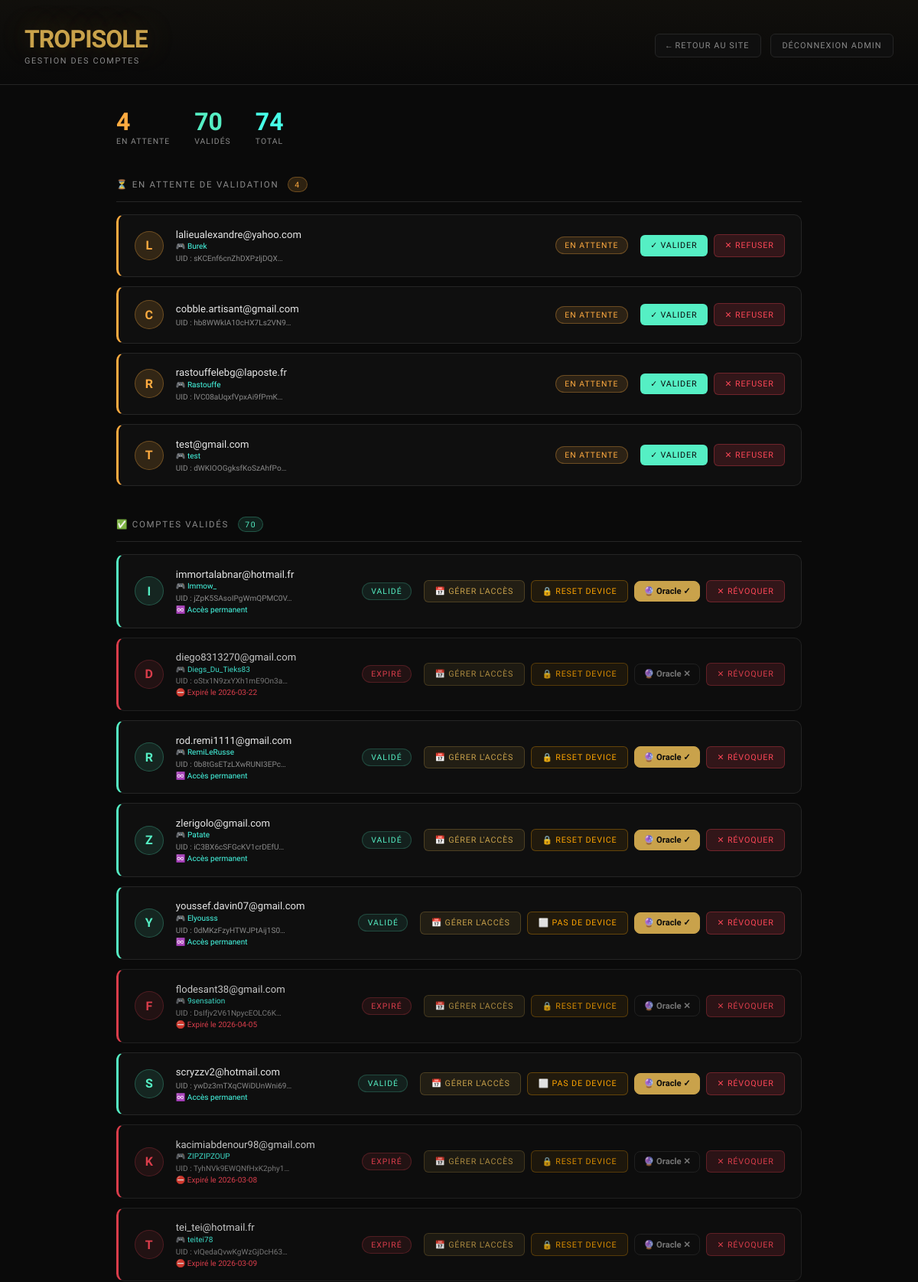
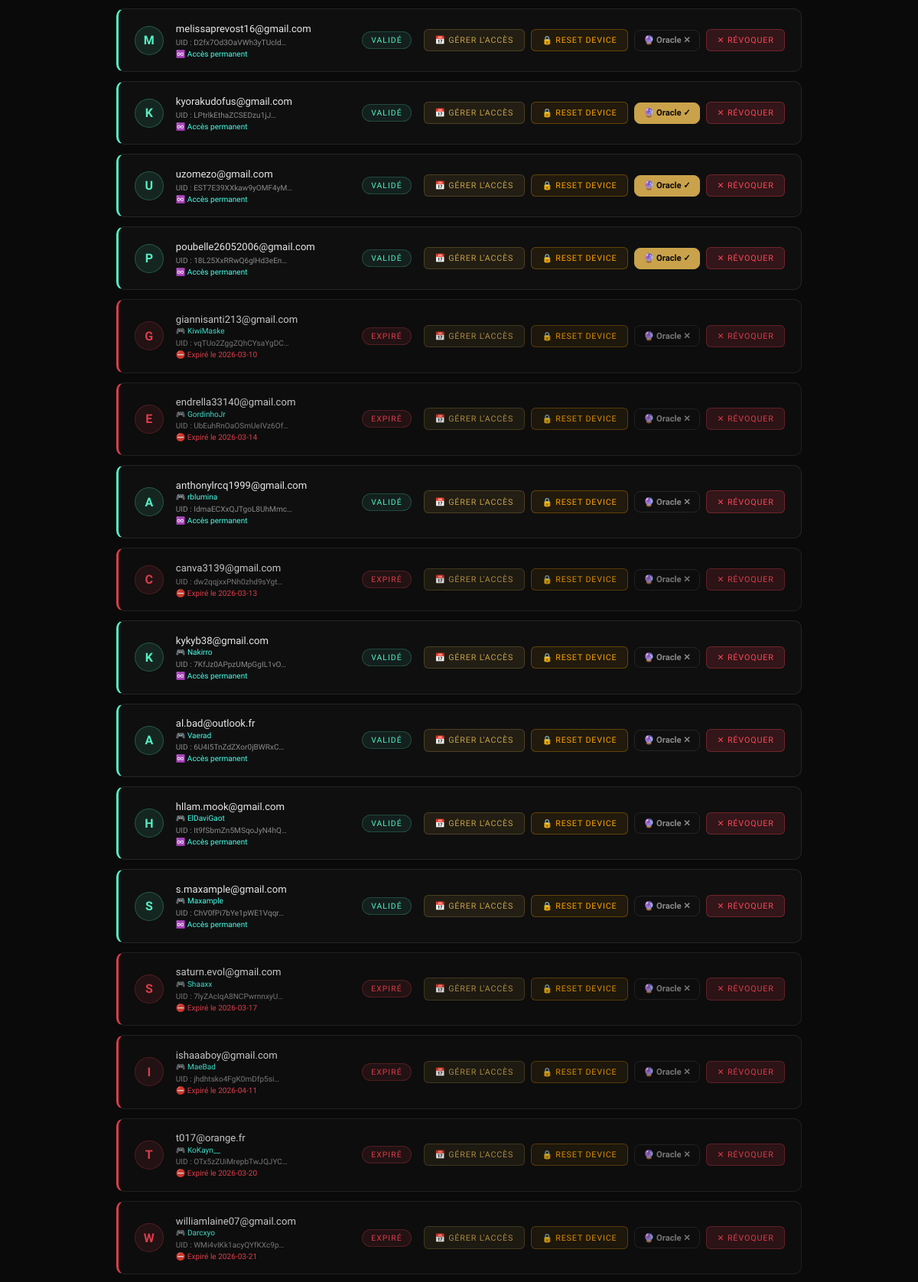
Page /admin (signed in, upper part) on the committed database (2 pictures, top to bottom).
### tables this page shows
CREATE TABLE users (firebase_uid TEXT PRIMARY KEY, device_id TEXT NOT NULL, validated INTEGER NOT NULL DEFAULT 0, email TEXT, created_at TEXT, username TEXT, expires_at TEXT, oracle_access INTEGER DEFAULT 0);

### app.py (the view)
@app.route('/admin', methods=['GET', 'POST'])
def admin():
    error = None
    if request.method == 'POST' and 'password' in request.form:
        if request.form['password'] == ADMIN_PASSWORD:
            session['is_admin'] = True
        else:
            error = "Mot de passe incorrect."
    if not session.get('is_admin'):
        return render_template('admin_login.html', error=error)
    conn = sqlite3.connect(DB_PATH)
    conn.row_factory = sqlite3.Row
    pending    = [dict(r) for r in conn.execute("SELECT * FROM users WHERE validated = 0 ORDER BY created_at DESC").fetchall()]
    validated  = [dict(r) for r in conn.execute("SELECT * FROM users WHERE validated = 1 ORDER BY created_at DESC").fetchall()]
    patchnotes = [dict(r) for r in conn.execute("SELECT * FROM patch_notes ORDER BY created_at DESC").fetchall()]  # ← ajouter
    bug_reports = [dict(r) for r in conn.execute("SELECT * FROM bug_reports ORDER BY created_at DESC").fetchall()]
    conn.close()
    for u in pending + validated:
        if not u.get('email'):
            try:
                fb_user = auth.get_user(u['firebase_uid'])
                u['email'] = fb_user.email
                conn = sqlite3.connect(DB_PATH)
                conn.execute("UPDATE users SET email = ? WHERE firebase_uid = ?", (fb_user.email, u['firebase_uid']))
                conn.commit()
                conn.close()
            except Exception:
                u['email'] = None
    now = datetime.now(timezone.utc)
    now_date  = now.strftime("%Y-%m-%d")
    warn_date = (now + timedelta(days=2)).strftime("%Y-%m-%d")
    return render_template('admin.html', pending=pending, validated=validated,
                           now_date=now_date, warn_date=warn_date, patchnotes=patchnotes,
                           bug_reports=bug_reports)

### app.py (called while the page is built, shortened)
def has_oracle_access():
    if session.get('is_admin'):
        return True

@app.before_request
def security_check():
    public = ['/login', '/firebase-auth', '/logout', '/admin', '/admin/validate', '/admin/refuse',
          '/admin/reset-device', '/admin/logout', '/admin/set-expiry', '/admin/toggle-oracle',
          '/admin/patchnote/add', '/admin/patchnote/delete', '/patchnotes',
          '/bugreport', '/bugreport/submit']
    if request.path.startswith('/static') or request.path.startswith('/set-lang') or request.path in public:
        return

def current_lang():
    return session.get("lang", "en")

@app.context_processor
def inject_i18n():
    lang = current_lang()
    buckets = BUCKET_EN if lang == "en" else BUCKET_FR
    return dict(
        lang=lang,
        languages=LANGUAGES,
        pkmn=lambda numero: pokemon_name(numero, lang),
        tagname=lambda fr_tag: tr_tag(fr_tag, lang),
        t=lambda key: UI_STRINGS.get(key, {}).get(lang, key),
        bucket_fr=buckets,
        bucket_js={k: v for k, v in buckets.items() if k is not None},
        time_fr=(TIME_EN if lang == "en" else TIME_FR),
        weather_fr=(WEATHER_EN if lang == "en" else WEATHER_FR),
        oracle_access=has_oracle_access(),
    )

### templates/admin.html (shortened to what this page needs)
<!DOCTYPE html>
<html lang="fr">
<head>
  <link rel="stylesheet" href="{{ url_for('static', filename='css/admin.css') }}">
</head>
<body>
<header>
  <div>
    <div class="logo-title">TROPISOLE</div>
    <div class="logo-sub">Gestion des comptes</div>
  </div>
  <div class="header-actions">
    <a href="/" class="btn-sm">← Retour au site</a>
    <a href="/admin/logout" class="btn-sm">Déconnexion admin</a>
  </div>
</header>
<main>
  <div class="stats-bar">
    <div class="stat">
      <div class="num pending-color">{{ pending|length }}</div>
      <div class="lbl">En attente</div>
    </div>
    <div class="stat">
      <div class="num valid-color">{{ validated|length }}</div>
      <div class="lbl">Validés</div>
    </div>
    <div class="stat">
      <div class="num total-color">{{ pending|length + validated|length }}</div>
      <div class="lbl">Total</div>
    </div>
  </div>
  <div>
    <div class="section-title">
      ⏳ En attente de validation
      <span class="badge">{{ pending|length }}</span>
    </div>
    {% if pending %}
    <div class="user-list" style="margin-top:1rem;">
      {% for u in pending %}
      <div class="user-card pending">
        <div class="user-avatar pending">{{ (u.email or '?')[0].upper() }}</div>
        <div class="user-info">
          <div class="user-email">{{ u.email or '(email inconnu)' }}</div>
          {% if u.username %}
          <div class="user-meta" style="color:var(--accent2);margin-top:.15rem;">🎮 {{ u.username }}</div>
          {% endif %}
          <div class="user-meta">
            UID : {{ u.firebase_uid[:20] }}…
          </div>
        </div>
        <span class="user-status pending">En attente</span>
        <div class="user-actions">
          <form method="POST" action="/admin/validate" style="display:inline;">
            <button type="submit" class="btn-validate">✓ Valider</button>
          </form>
          <button class="btn-refuse" onclick="confirmRefuse('{{ u.firebase_uid }}', '{{ u.email or u.firebase_uid }}')">✕ Refuser</button>
        </div>
      </div>
      {% endfor %}
    </div>
    {% else %}
    <div class="empty">
      <span class="icon">✅</span>
      Aucun compte en attente de validation.
    </div>
    {% endif %}
  </div>
  <div>
    <div class="section-title">
      ✅ Comptes validés
      <span class="badge valid">{{ validated|length }}</span>
    </div>
    {% if validated %}
    <div class="user-list" style="margin-top:1rem;">
      {% for u in validated %}
      {% set is_expired = u.expires_at and u.expires_at[:10] < now_date %}
      <div class="user-card {{ 'expired-card' if is_expired else 'validated' }}">
        <div class="user-avatar {{ 'expired' if is_expired else 'validated' }}">{{ (u.email or '?')[0].upper() }}</div>
        <div class="user-info">
          <div class="user-email">{{ u.email or '(email inconnu)' }}</div>
          {% if u.username %}
          <div class="user-meta" style="color:var(--accent2);margin-top:.15rem;">🎮 {{ u.username }}</div>
          {% endif %}
          <div class="user-meta">
            UID : {{ u.firebase_uid[:20] }}…
          </div>
          {% if u.expires_at %}
            {% if is_expired %}
            <div class="expiry expired">⛔ Expiré le {{ u.expires_at[:10] }}</div>
            {% elif u.expires_at[:10] <= warn_date %}
            <div class="expiry warning">⚠️ Expire le {{ u.expires_at[:10] }}</div>
            {% else %}
            <div class="expiry ok">✅ Expire le {{ u.expires_at[:10] }}</div>
            {% endif %}
          {% else %}
          <div class="expiry permanent">♾️ Accès permanent</div>
          {% endif %}
        </div>
        <span class="user-status {{ 'expired' if is_expired else 'validated' }}">{{ 'Expiré' if is_expired else 'Validé' }}</span>
        <div class="user-actions">
          <button class="btn-date"
            onclick="openDateModal('{{ u.firebase_uid }}', '{{ u.username or u.email or u.firebase_uid }}', '{{ u.expires_at[:10] if u.expires_at else '' }}')">
            📅 Gérer l'accès
          </button>
          <form method="POST" action="/admin/reset-device" style="display:inline">
            <button type="submit" class="btn-device"
              onclick="return confirm('Réinitialiser le device ID de {{ u.email or u.firebase_uid }} ?')"
              title="{{ '🔒 Device enregistré' if u.device_id else '⬜ Pas de device' }}"
            >{{ '🔒 Reset device' if u.device_id else '⬜ Pas de device' }}</button>
          </form>
          <form method="POST" action="/admin/toggle-oracle" style="display:inline">
            <button type="submit"
              style="font-family:'Geist',monospace;font-size:.7rem;font-weight:700;padding:.4rem .7rem;border-radius:8px;cursor:pointer;transition:.15s;
                     {% if u.oracle_access %}background:var(--accent);color:#0a0a0a;border:1px solid var(--accent);{% else %}background:transparent;color:var(--muted);border:1px solid var(--border);{% endif %}"
              title="{{ 'Accès Oracle activé — cliquer pour retirer' if u.oracle_access else 'Pas d’accès Oracle — cliquer pour donner' }}"
            >{{ '🔮 Oracle ✓' if u.oracle_access else '🔮 Oracle ✕' }}</button>
          </form>
          <button class="btn-refuse" onclick="confirmRefuse('{{ u.firebase_uid }}', '{{ u.email or u.firebase_uid }}')">✕ Révoquer</button>
        </div>
      </div>
      {% endfor %}
    </div>
    {% else %}
    <div class="empty">
      <span class="icon">👤</span>
      Aucun compte validé pour l'instant.
    </div>
    {% endif %}
  </div>
</main>
</body>
</html>

### rows in the picture
users: email "L", email "lalieualexandre@yahoo.com", username "Burek", firebase_uid "sKCEnf6cnZhDXPzljDQX"
users: email "C", email "cobble.artisant@gmail.com", firebase_uid "hb8WWkIA10cHX7Ls2VN9"
users: email "R", email "rastouffelebg@laposte.fr", username "Rastouffe", firebase_uid "lVC08aUqxfVpxAi9fPmK"
users: email "T", email "test@gmail.com", username "test", firebase_uid "dWKIOOGgksfKoSzAhfPo"
users: email "I", email "immortalabnar@hotmail.fr", username "Immow_", firebase_uid "jZpK5SAsoIPgWmQPMC0V", expires_at "♾️ Accès permanent", value "VALIDÉ", device_id "🔒 RESET DEVICE", oracle_access "🔮 Oracle ✓"
users: email "D", email "diego8313270@gmail.com", username "Diegs_Du_Tieks83", firebase_uid "oStx1N9zxYXh1mE9On3a", expires_at "2026-03-22", value "EXPIRÉ", device_id "🔒 RESET DEVICE", oracle_access "🔮 Oracle ✕"
users: email "R", email "rod.remi1111@gmail.com", username "RemiLeRusse", firebase_uid "0b8tGsETzLXwRUNI3EPc", shows "♾️ Accès permanent", value "VALIDÉ", device_id "🔒 RESET DEVICE", oracle_access "🔮 Oracle ✓"
users: email "Z", email "zlerigolo@gmail.com", username "Patate", firebase_uid "iC3BX6cSFGcKV1crDEfU", expires_at "♾️ Accès permanent", value "VALIDÉ", device_id "🔒 RESET DEVICE", oracle_access "🔮 Oracle ✓"
users: email "Y", email "youssef.davin07@gmail.com", username "Elyousss", firebase_uid "0dMKzFzyHTWJPtAij1S0", expires_at "♾️ Accès permanent", value "VALIDÉ", device "⬜ PAS DE DEVICE", oracle_access "🔮 Oracle ✓"
users: email "F", email "flodesant38@gmail.com", username "9sensation", firebase_uid "DsIfjv2V61NpycEOLC6K", expires_at "2026-04-05", value "EXPIRÉ", device_id "🔒 RESET DEVICE", oracle_access "🔮 Oracle ✕"
users: email "S", email "scryzzv2@hotmail.com", firebase_uid "ywDz3mTXqCWiDUnWni69", shows "♾️ Accès permanent", value "VALIDÉ", device "⬜ PAS DE DEVICE", oracle_access "🔮 Oracle ✓"
users: email "K", email "kacimiabdenour98@gmail.com", username "ZIPZIPZOUP", firebase_uid "TyhNVk9EWQNfHxK2phy1", expires_at "2026-03-08", value "EXPIRÉ", device_id "🔒 RESET DEVICE", oracle_access "🔮 Oracle ✕"
users: email "T", email "tei_tei@hotmail.fr", username "teitei78", firebase_uid "vIQedaQvwKgWzGjDcH63", expires_at "2026-03-09", value "EXPIRÉ", device_id "🔒 RESET DEVICE", oracle_access "🔮 Oracle ✕"
users: email "M", email "melissaprevost16@gmail.com", firebase_uid "D2fx7Od3OaVWh3yTUcld", shows "♾️ Accès permanent", value "VALIDÉ", device_id "🔒 RESET DEVICE", oracle_access "🔮 Oracle ✕"
users: email "K", email "kyorakudofus@gmail.com", firebase_uid "LPtrlkEthaZCSEDzu1jJ", shows "♾️ Accès permanent", value "VALIDÉ", device_id "🔒 RESET DEVICE", oracle_access "🔮 Oracle ✓"
users: email "U", email "uzomezo@gmail.com", firebase_uid "EST7E39XXkaw9yOMF4yM", shows "♾️ Accès permanent", value "VALIDÉ", device_id "🔒 RESET DEVICE", oracle_access "🔮 Oracle ✓"
users: email "P", email "poubelle26052006@gmail.com", firebase_uid "18L25XxRRwQ6glHd3eEn", shows "♾️ Accès permanent", value "VALIDÉ", device_id "🔒 RESET DEVICE", oracle_access "🔮 Oracle ✓"
users: email "G", email "giannisanti213@gmail.com", username "KiwiMaske", firebase_uid "vqTUo2ZggZQhCYsaYgDC", expires_at "2026-03-10", value "EXPIRÉ", device_id "🔒 RESET DEVICE", oracle_access "🔮 Oracle ✕"
users: email "E", email "endrella33140@gmail.com", username "GordinhoJr", firebase_uid "UbEuhRnOaOSmUeIVz6Of", expires_at "2026-03-14", value "EXPIRÉ", device_id "🔒 RESET DEVICE", oracle_access "🔮 Oracle ✕"
users: email "A", email "anthonylrcq1999@gmail.com", username "rblumina", firebase_uid "IdmaECXxQJTgoL8UhMmc", shows "♾️ Accès permanent", value "VALIDÉ", device_id "🔒 RESET DEVICE", oracle_access "🔮 Oracle ✕"
users: email "C", email "canva3139@gmail.com", firebase_uid "dw2qqjxxPNh0zhd9sYgt", expires_at "2026-03-13", value "EXPIRÉ", device_id "🔒 RESET DEVICE", oracle_access "🔮 Oracle ✕"
users: email "K", email "kykyb38@gmail.com", username "Nakirro", firebase_uid "7KfJz0APpzUMpGgIL1vO", shows "♾️ Accès permanent", value "VALIDÉ", device_id "🔒 RESET DEVICE", oracle_access "🔮 Oracle ✕"
users: email "A", email "al.bad@outlook.fr", username "Vaerad", firebase_uid "6U4I5TnZdZXor0jBWRxC", shows "♾️ Accès permanent", value "VALIDÉ", device_id "🔒 RESET DEVICE", oracle_access "🔮 Oracle ✕"
users: email "H", email "hllam.mook@gmail.com", username "ElDaviGaot", firebase_uid "It9fSbmZn5MSqoJyN4hQ", shows "♾️ Accès permanent", value "VALIDÉ", device_id "🔒 RESET DEVICE", oracle_access "🔮 Oracle ✕"
users: email "S", email "s.maxample@gmail.com", username "Maxample", firebase_uid "ChV0fPi7bYe1pWE1Vqqr", shows "♾️ Accès permanent", value "VALIDÉ", device_id "🔒 RESET DEVICE", oracle_access "🔮 Oracle ✕"
users: email "S", email "saturn.evol@gmail.com", username "Shaaxx", firebase_uid "7lyZAcIqA8NCPwrnnxyU", expires_at "2026-03-17", value "EXPIRÉ", device_id "🔒 RESET DEVICE", oracle_access "🔮 Oracle ✕"
users: email "I", email "ishaaaboy@gmail.com", username "MaeBad", firebase_uid "jhdhtsko4FgK0mDfp5si", expires_at "2026-04-11", value "EXPIRÉ", device_id "🔒 RESET DEVICE", oracle_access "🔮 Oracle ✕"
users: email "T", email "t017@orange.fr", username "KoKayn__", firebase_uid "OTx5zZUiMrepbTwJQJYC", expires_at "2026-03-20", value "EXPIRÉ", device_id "🔒 RESET DEVICE", oracle_access "🔮 Oracle ✕"
users: email "W", email "williamlaine07@gmail.com", username "Darcxyo", firebase_uid "WMi4vIKk1acyQYfKXc9p", expires_at "2026-03-21", value "EXPIRÉ", device_id "🔒 RESET DEVICE", oracle_access "🔮 Oracle ✕"

### other values in the picture
{{ pending|length }} "4"
{{ validated|length }} "70"
{{ pending|length + validated|length }} "74"
